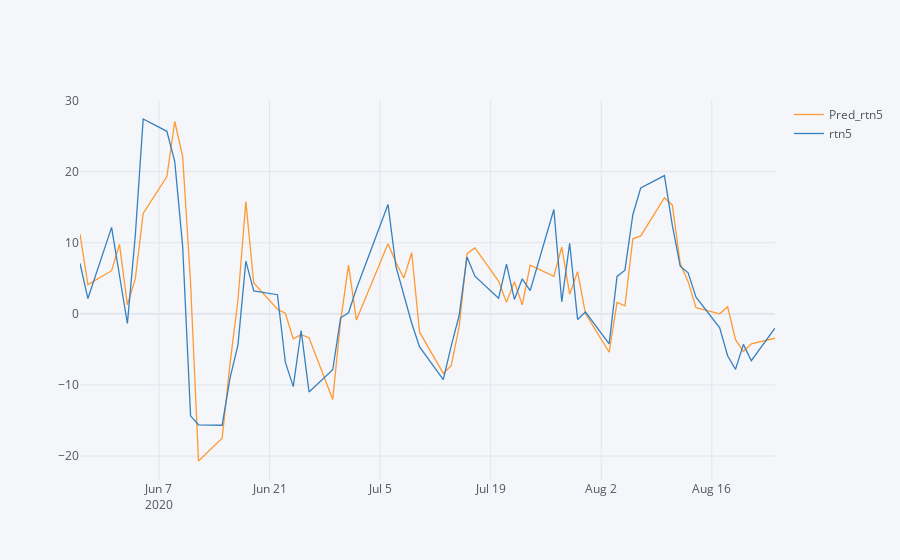

The notebook cell saved with this chart:
### Code cell
trox_2020_pred[['Pred_rtn5', 'rtn5']].iplot()
